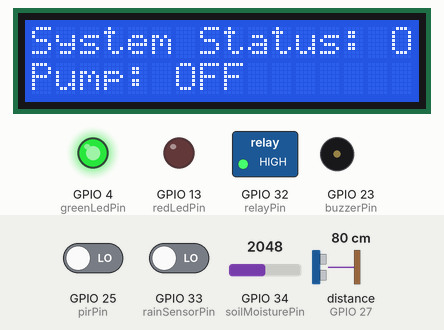
Recording of a sketch running on a simulated ESP32. On the bench: 16×2 character LCD, switched loads named in the sketch (green lamp = pin HIGH), output pins drawn as LEDs (lit = HIGH), buzzer (waves = sounding, pin HIGH). Wiring (inferred from the names in the program): ultrasonic range finder: trigger GPIO 26; echo GPIO 27. The inputs (shaded band) are chosen by the test bench; at power-on: GPIO 25 (pirPin) LOW, GPIO 33 (rainSensorPin) LOW, GPIO 34 (soilMoisturePin) = 2048, distance to the obstacle (sensor on GPIO 27) 80 cm. The echo pulse lasts 58.3 µs per cm; pins used as bus, display or sensor lines are not drawn; what the sketch prints to the serial monitor is not drawn.

Above: at 3.2 s.
3.3 s: GPIO 25 (pirPin) driven HIGH
At 5.0 s:
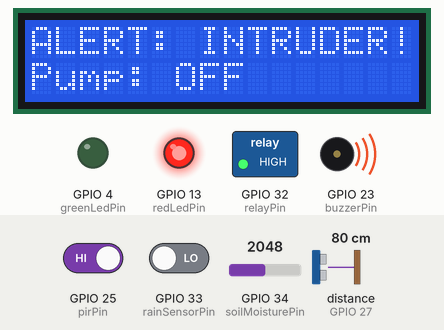
5.6 s: GPIO 25 (pirPin) driven LOW
At 6.9 s:
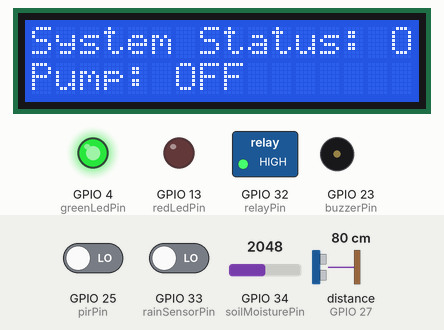
Timing chart, 0 to 8.6 s (numbered marks = the images above; inputs shaded):
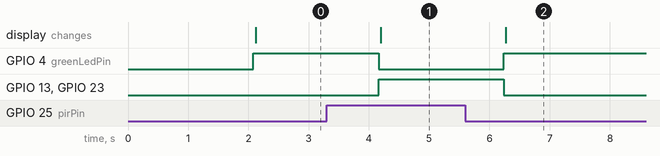

Measured:
- after the input at 3.3 s, GPIO 4 (greenLedPin): HIGH → LOW after 0.86 s; GPIO 13 (redLedPin), GPIO 23 (buzzerPin): LOW → HIGH after 0.86 s; the display: changes after 0.90 s (image 1)
- after the input at 5.6 s, GPIO 4 (greenLedPin): LOW → HIGH after 0.64 s; GPIO 13 (redLedPin), GPIO 23 (buzzerPin): HIGH → LOW after 0.64 s; the display: changes after 0.67 s (image 2)

The sketch:

espmain.ino
```cpp
#include <Wire.h>
#include <LiquidCrystal_I2C.h>

// Initialize 16x2 I2C LCD (Address 0x27)
LiquidCrystal_I2C lcd(0x27, 16, 2);

// Pin Definitions matching your physical board's 'D' labels
const int soilMoisturePin = 34;
const int rainSensorPin = 33;
const int trigPin = 26;
const int echoPin = 27;
const int pirPin = 25;
const int relayPin = 32;
const int buzzerPin = 23;
const int redLedPin = 13;
const int greenLedPin = 4;

void setup() {
  Serial.begin(115200);

  // UART communication setup to talk to the ESP32-CAM on D16 (RX2) and D17 (TX2)
  Serial2.begin(9600, SERIAL_8N1, 16, 17);

  lcd.init();
  lcd.backlight();
  lcd.setCursor(0, 0);
  lcd.print("AgriShield Active");
  delay(2000);
  lcd.clear();

  pinMode(soilMoisturePin, INPUT);
  pinMode(rainSensorPin, INPUT);
  pinMode(trigPin, OUTPUT);
  pinMode(echoPin, INPUT);
  pinMode(pirPin, INPUT);
  pinMode(relayPin, OUTPUT);
  pinMode(buzzerPin, OUTPUT);
  pinMode(redLedPin, OUTPUT);
  pinMode(greenLedPin, OUTPUT);

  digitalWrite(relayPin, HIGH);    // Active-LOW relay (HIGH = Pump OFF)
  digitalWrite(greenLedPin, HIGH); // Green light ON = System healthy
  digitalWrite(redLedPin, LOW);
  digitalWrite(buzzerPin, LOW);
}

void loop() {
  int soilValue = analogRead(soilMoisturePin);
  int rainState = digitalRead(rainSensorPin);

  // Ultrasonic distance measurement for water tank
  digitalWrite(trigPin, LOW);
  delayMicroseconds(2);
  digitalWrite(trigPin, HIGH);
  delayMicroseconds(10);
  digitalWrite(trigPin, LOW);
  long duration = pulseIn(echoPin, HIGH);
  int tankDistance = duration * 0.034 / 2;

  int motionState = digitalRead(pirPin);

  // Print diagnostics to Serial Monitor
  Serial.print("Soil: "); Serial.print(soilValue);
  Serial.print(" | Rain: "); Serial.print(rainState);
  Serial.print(" | Tank: "); Serial.print(tankDistance);
  Serial.print("cm | Motion: "); Serial.println(motionState);

  // --- SECURITY LOGIC ---
  if (motionState == HIGH) {
    digitalWrite(redLedPin, HIGH);
    digitalWrite(greenLedPin, LOW);
    digitalWrite(buzzerPin, HIGH);

    // Command the camera module to capture an image over serial wire
    Serial2.println("CAPTURE_IMAGE");

    lcd.setCursor(0, 0);
    lcd.print("ALERT: INTRUDER! ");
  } else {
    digitalWrite(redLedPin, LOW);
    digitalWrite(greenLedPin, HIGH);
    digitalWrite(buzzerPin, LOW);

    lcd.setCursor(0, 0);
    lcd.print("System Status: OK");
  }

  // --- IRRIGATION LOGIC ---
  if (soilValue > 2500 && rainState == HIGH) {
    digitalWrite(relayPin, LOW); // Turn ON pump
    lcd.setCursor(0, 1);
    lcd.print("Pump: ON (Water) ");
  } else {
    digitalWrite(relayPin, HIGH); // Turn OFF pump
    lcd.setCursor(0, 1);
    lcd.print("Pump: OFF        ");
  }

  delay(1000);
}
```
